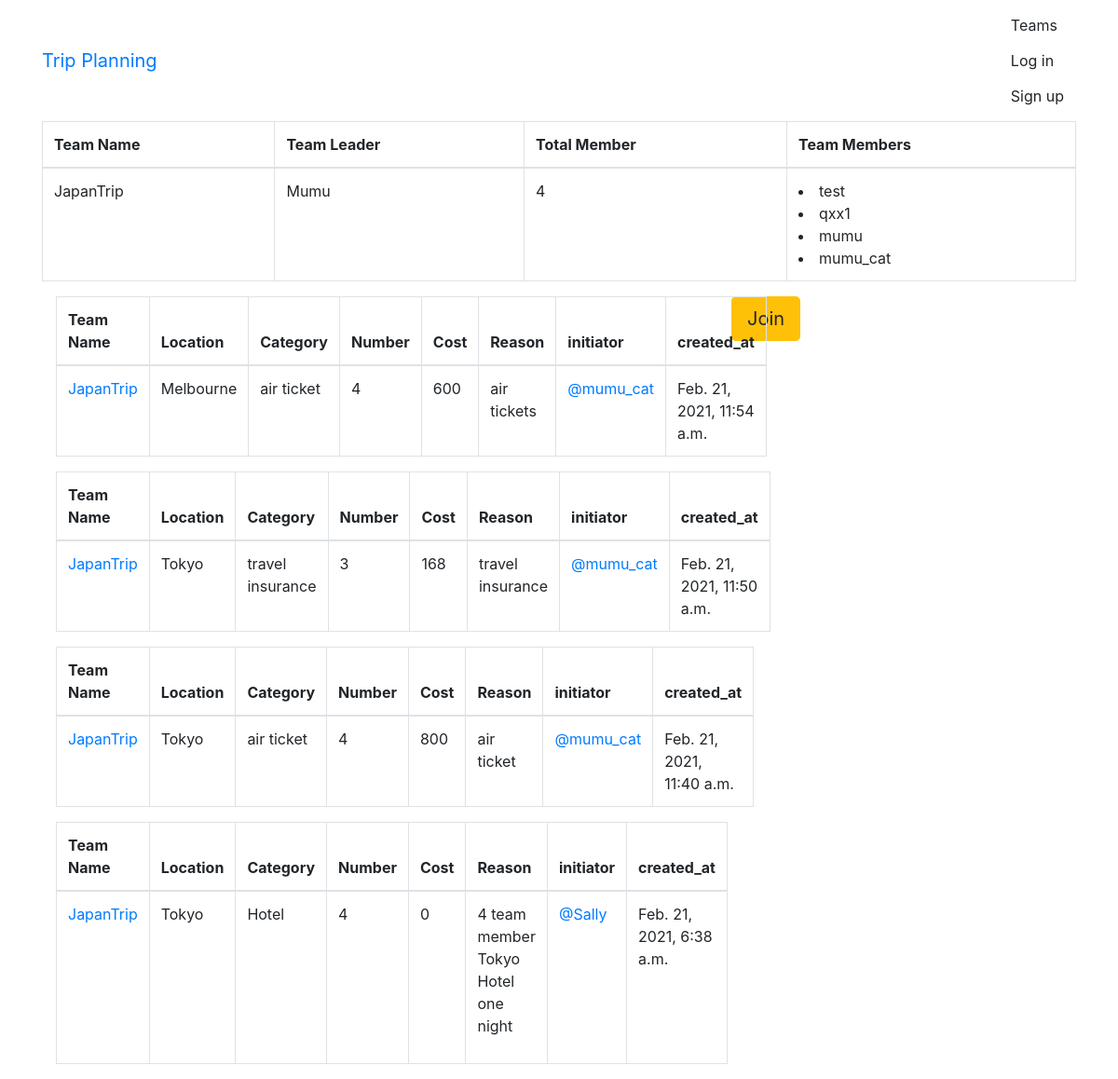
/teams/trips/in/japantrip/, run on the app's committed database.
### teams/models.py (models this page shows, shortened)
class Team(models.Model):
    name = models.CharField(max_length=255, unique=True)
    team_leader = models.CharField(max_length=255)
    members = models.ManyToManyField(User, through="TeamMember")
    slug = models.SlugField(allow_unicode=True, unique=True)
    description = models.TextField(blank=True, default='')
    description_html = models.TextField(editable=False, default='', blank=True)
    date_created = models.DateTimeField(default=timezone.now)
    class Meta:
        ordering = ["name"]

### trips/models.py (models this page shows, shortened)
class Trip(models.Model):
    user = models.ForeignKey(User, related_name="trips",
                             on_delete=models.CASCADE)
    created_at = models.DateTimeField(default=timezone.now)
    category = models.CharField(max_length=255)
    location = models.CharField(max_length=255)
    number = models.IntegerField()
    cost = models.IntegerField(default=0)
    receipt = models.ImageField(upload_to='image', default='Desert 3.jpg')
    reason = models.TextField()
    reason_html = models.TextField(editable=False)
    date = models.DateTimeField()
    team = models.ForeignKey(
        Team, related_name="trips", on_delete=models.CASCADE, null=True, blank=True)
    class Meta:
        ordering = ["-created_at"]

### teams/views.py (the view)
class SingleTeam(generic.DetailView):
    model = Team

### teams/templates/teams/team_detail.html (shortened to what this page needs)
{% extends "teams/team_base.html" %}
{% block preteam %}
<table class="table table-bordered table-hover">
      <thead>
        <tr>
          <th>Team Name</th>
          <th>Team Leader</th>
          <th>Total Member</th>
          <th>Team Members</th>
        </tr>
      </thead>
      <tbody>
        <tr>
          <td>
              {{team.name}}
          </td>
          <td>{{team.team_leader}}</td>
          <td>{{team.members.count}}</td>
          <td>
          {% for member in team.members.all %}
          <li>{{ member }}</li>
           {% endfor %}
          </td>
        </tr>
      </tbody>
    </table>
{% endblock %}
{% block team_content %}
<div class="col-md-8">
	{% if team.trips.count == 0 %}
	<h2>No trip activity created in this team yet!</h2>
	{% else %}
		{% for trip in team.trips.all %}
      <table class="table table-bordered table-hover">
      <thead>
        <tr>
          <th>Team Name</th>
          <th>Location</th>
          <th>Category</th>
          <th>Number</th>
          <th>Cost</th>
          <th>Reason</th>
          <th>initiator</th>
          <th>created_at</th>
        </tr>
      </thead>
      <tbody>
        <tr>
        <td><a href="{% url 'teams:single' slug=trip.team.slug %}">{{ trip.team.name }}</a></td>
          <td>
            {{trip.location}}
          </td>
          <td>{{trip.category}}</td>
          <td>{{trip.number}}</td>
          <td>{{trip.cost}}</td>
          <td>{{trip.reason_html|safe }}</td>
          <td><span class="username"
        ><a href="{% url 'trips:for_user' username=trip.user.username %}"
          >@{{ trip.user.username }}</a
        ></span
      ></td>
          <td>{{ trip.created_at }}</td>
        </tr>
      </tbody>
    </table>
		{% endfor %}
	{% endif %}
</div>
 <div class="content">
				{% if user in team.members.all %}
					<a href="{% url 'teams:leave' slug=team.slug %}" class="btn btn-lg btn-fill btn-warning"><span class="glyphicon glyphicon-remove-circle"></span> Leave</a>
				{% else %}
					<a href="{% url 'teams:join' slug=team.slug %}" class="btn btn-lg btn-fill btn-warning"> Join</a>
				{% endif %}
</div>
{% endblock %}

### static/css/master.css (style rules this page uses)
body { background-image: url('../static/images/Desert3.jpg'); }

### data on the page
Team: name "JapanTrip", team_leader "Mumu", members.count "4"
Trip: team.name "JapanTrip", location "Melbourne", category "air ticket", number "4", cost "600", reason_html "air tickets", user.username "mumu_cat", created_at "Feb. 21, 2021, 11:54 a.m."
Trip: team.name "JapanTrip", location "Tokyo", category "travel insurance", number "3", cost "168", reason_html "travel insurance", user.username "mumu_cat", created_at "Feb. 21, 2021, 11:50 a.m."
Trip: team.name "JapanTrip", location "Tokyo", category "air ticket", number "4", cost "800", reason_html "air ticket", user.username "mumu_cat", created_at "Feb. 21, 2021, 11:40 a.m."
Trip: team.name "JapanTrip", location "Tokyo", category "Hotel", number "4", cost "0", reason_html "4 team member Tokyo Hotel one night", user.username "Sally", created_at "Feb. 21, 2021, 6:38 a.m."

### other printed values
{{ member }} "test"
{{ member }} "qxx1"
{{ member }} "mumu"
{{ member }} "mumu_cat"
